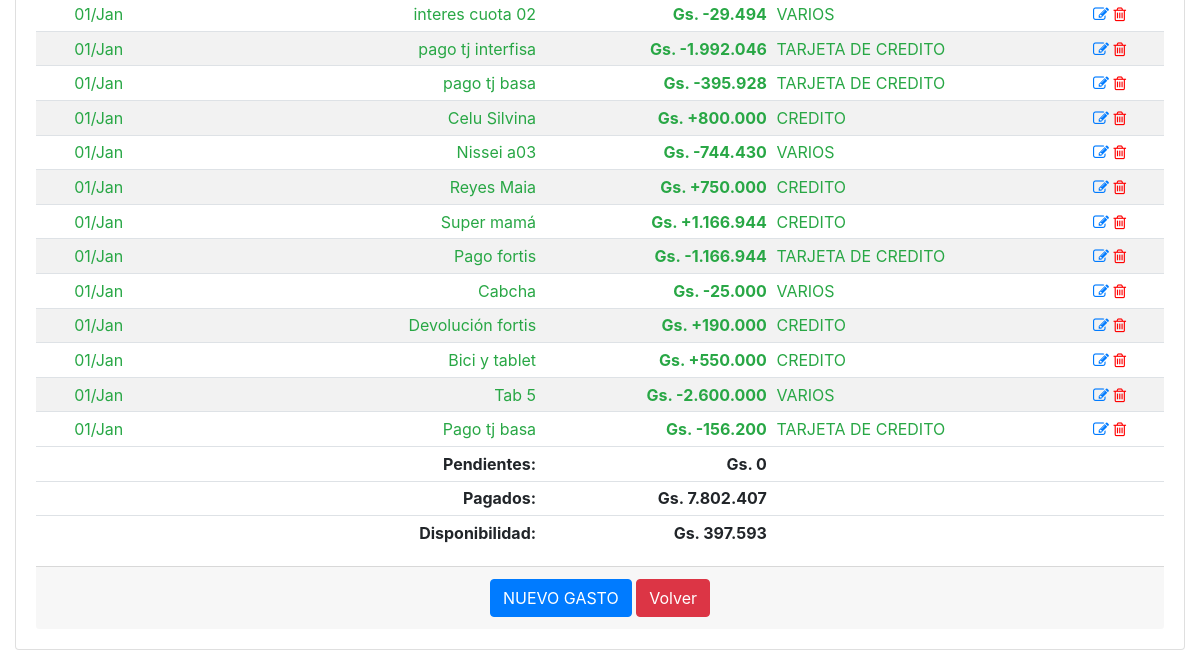
The app's page /historico_gastos_detalle/2023-01 (signed in, lower part), older data.
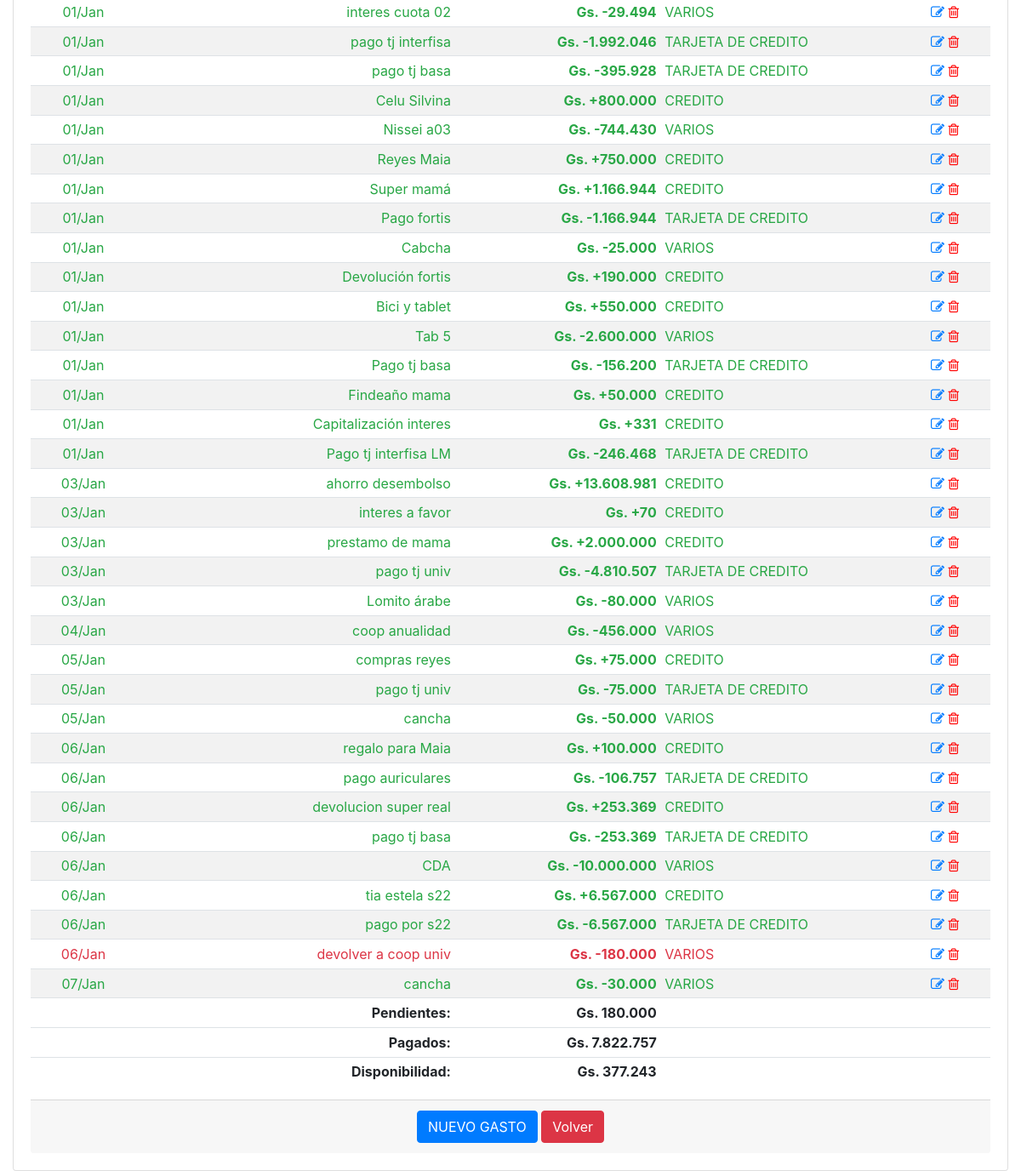
The same page, newer data.
### app/models.py (models this page shows, shortened)
class GastosFijos(db.Model):
    __tablename__='gastos_fijos'
    id = db.Column(db.Integer, primary_key=True)
    date = db.Column(db.Date, nullable=False)
    fecha_pagar = db.Column(db.Date, nullable=False)
    descripcion = db.Column(db.String(100), nullable=False)
    monto = db.Column(db.Integer)
    operacion = db.Column(db.Boolean, server_default=u'False')
    pagado = db.Column(db.Boolean, server_default=u'False')
    id_agrupador_gastos = db.Column(db.Integer, db.ForeignKey('agrupador_gastos.id'), nullable=True)
    agrupador_gastos = db.relationship('AgrupadorGastos',backref='agrupador_gastos', foreign_keys=[id_agrupador_gastos])

class AgrupadorGastos(db.Model):
    __tablename__='agrupador_gastos'
    id = db.Column(db.Integer, primary_key=True)
    agrupador = db.Column(db.String(100), nullable=False)

### app/routes.py (the view)
@app.route('/historico_gastos_detalle/<string:periodo>', methods=['GET', 'POST'])
@login_required
def historico_gastos_detalle(periodo):
    gastos = GastosFijos.query.filter(func.strftime("%Y-%m", GastosFijos.fecha_pagar)==periodo).filter(GastosFijos.descripcion!='REFERENCIA').order_by(GastosFijos.fecha_pagar).all()
    if not gastos:
        precarga_deudas(periodo)
        gastos = GastosFijos.query.filter(func.strftime("%Y-%m", GastosFijos.fecha_pagar)==periodo).all()
    deuda = deuda_total(gastos)
    credito, pendientes, pagados = calcular_disponibilidad(periodo)#SALARIO_NETO - deuda
    disponibilidad = credito - pagados
    return render_template('historico_gastos_detalle.html', periodo=periodo, gastos=gastos, deuda=deuda, disponibilidad=disponibilidad, pendientes=pendientes)

### app/models.py (called while the page is built)
@login.user_loader
def load_user(id):
    return User.query.get(int(id))

### app/utilitarios.py (called while the page is built)
def deuda_total(deudas):
    saldo = 0
    for deuda in deudas:
        if deuda.pagado:
            if not deuda.operacion:
                saldo += deuda.monto
            else:
                saldo -= deuda.monto
    return saldo

### app/templates/historico_gastos_detalle.html (shortened to what this page needs)
{% extends "base.html" %}
{% block main %}
<div class="card">
    <div class="card-body">
        <div class="table-responsive">
            <table class="table table-striped table-sm">
                <tbody>
                    {% for gasto in gastos %}
                    <tr class="{{ 'text-success' if gasto.pagado else 'text-danger' }}">
                        <td class="card-text text-center">{{ gasto.fecha_pagar.strftime('%d/%b') }}</td>
                        <td class="card-text text-right">{{ gasto.descripcion }}</td>
                        <td class="card-text text-right"><strong>Gs. {{ "+" if gasto.operacion else "-" }}{{ "{:,.0f}".format(gasto.monto).replace(",", ".") }}</strong></td>
                        <td class="card-text text-left">{{ gasto.agrupador_gastos.agrupador }}</td>
                        <td class="align-self-end">
                            <a href="{{ url_for('modificar_gasto', gasto_id=gasto.id) }}"><i class="fa fa-pencil-square-o"></i></a>
                            <a href="{{ url_for('borrar_gasto', gasto_id=gasto.id) }}" style="color:red"><i class="fa fa-trash-o"></i></a>
                        </td>
                    </tr>
                    {% endfor %}
                </tbody>
                <tfoot>
                    <tr>
                        <td></td>
                        <td class="card-text text-right"><strong>Pendientes:</strong></td>
                        <td class="card-text text-right"><strong>Gs. {{ "{:,.0f}".format(pendientes).replace(",", ".") }}</strong></td>
                        <td></td>
                        <td></td>
                    </tr>
                    <tr>
                        <td></td>
                        <td class="card-text text-right"><strong>Pagados:</strong></td>
                        <td class="card-text text-right"><strong>Gs. {{ "{:,.0f}".format(deuda).replace(",", ".") }}</strong></td>
                        <td></td>
                        <td></td>
                    </tr>
                    <tr>
                        <td></td>
                        <td class="card-text text-right"><strong>Disponibilidad:</strong></td>
                        <td class="card-text text-right"><strong>Gs. {{ "{:,.0f}".format(disponibilidad).replace(",", ".") }}</strong></td>
                        <td></td>
                        <td></td>
                    </tr>
                </tfoot>
            </table>
        </div>
        <div class="card-footer text-muted text-center">
            <a href="{{ url_for('nuevo_gasto') }}" class="btn btn-primary">NUEVO GASTO</a>
            <a href="#" onclick="goBack()" class="btn btn-danger">Volver</a>
        </div>
    </div>
</div>
{% endblock %}

Row changes from the older to the newer data that the page shows:
added GastosFijos: fecha_pagar "01/Jan", descripcion "Findeaño mama", operacion "+", monto "50.000", agrupador_gastos.agrupador "CREDITO"
added GastosFijos: fecha_pagar "01/Jan", descripcion "Capitalización interes", operacion "+", monto "331", agrupador_gastos.agrupador "CREDITO"
added GastosFijos: fecha_pagar "01/Jan", descripcion "Pago tj interfisa LM", operacion "-", monto "246.468", agrupador_gastos.agrupador "TARJETA DE CREDITO"
added GastosFijos: fecha_pagar "03/Jan", descripcion "ahorro desembolso", operacion "+", monto "13.608.981", agrupador_gastos.agrupador "CREDITO"
added GastosFijos: fecha_pagar "03/Jan", descripcion "interes a favor", operacion "+", monto "70", agrupador_gastos.agrupador "CREDITO"
added GastosFijos: fecha_pagar "03/Jan", descripcion "prestamo de mama", operacion "+", monto "2.000.000", agrupador_gastos.agrupador "CREDITO"
added GastosFijos: fecha_pagar "03/Jan", descripcion "pago tj univ", operacion "-", monto "4.810.507", agrupador_gastos.agrupador "TARJETA DE CREDITO"
added GastosFijos: fecha_pagar "03/Jan", descripcion "Lomito árabe", operacion "-", monto "80.000", agrupador_gastos.agrupador "VARIOS"
added GastosFijos: fecha_pagar "04/Jan", descripcion "coop anualidad", operacion "-", monto "456.000", agrupador_gastos.agrupador "VARIOS"
added GastosFijos: fecha_pagar "05/Jan", descripcion "compras reyes", operacion "+", monto "75.000", agrupador_gastos.agrupador "CREDITO"
added GastosFijos: fecha_pagar "05/Jan", descripcion "pago tj univ", operacion "-", monto "75.000", agrupador_gastos.agrupador "TARJETA DE CREDITO"
added GastosFijos: fecha_pagar "05/Jan", descripcion "cancha", operacion "-", monto "50.000", agrupador_gastos.agrupador "VARIOS"
added GastosFijos: fecha_pagar "06/Jan", descripcion "regalo para Maia", operacion "+", monto "100.000", agrupador_gastos.agrupador "CREDITO"
added GastosFijos: fecha_pagar "06/Jan", descripcion "pago auriculares", operacion "-", monto "106.757", agrupador_gastos.agrupador "TARJETA DE CREDITO"
added GastosFijos: fecha_pagar "06/Jan", descripcion "devolucion super real", operacion "+", monto "253.369", agrupador_gastos.agrupador "CREDITO"
added GastosFijos: fecha_pagar "06/Jan", descripcion "pago tj basa", operacion "-", monto "253.369", agrupador_gastos.agrupador "TARJETA DE CREDITO"
added GastosFijos: fecha_pagar "06/Jan", descripcion "CDA", operacion "-", monto "10.000.000", agrupador_gastos.agrupador "VARIOS"
added GastosFijos: fecha_pagar "06/Jan", descripcion "tia estela s22", operacion "+", monto "6.567.000", agrupador_gastos.agrupador "CREDITO"
added GastosFijos: fecha_pagar "06/Jan", descripcion "pago por s22", operacion "-", monto "6.567.000", agrupador_gastos.agrupador "TARJETA DE CREDITO"
added GastosFijos: fecha_pagar "06/Jan", descripcion "devolver a coop univ", operacion "-", monto "180.000", agrupador_gastos.agrupador "VARIOS", pagado False (drawn)
added GastosFijos: fecha_pagar "07/Jan", descripcion "cancha", operacion "-", monto "30.000", agrupador_gastos.agrupador "VARIOS"
Text that changed along with them:
{{ "{:,.0f}".format(pendientes).replace(",", ".") }}: "0" → "180.000"
{{ "{:,.0f}".format(deuda).replace(",", ".") }}: "7.802.407" → "7.822.757"
{{ "{:,.0f}".format(disponibilidad).replace(",", ".") }}: "397.593" → "377.243"
